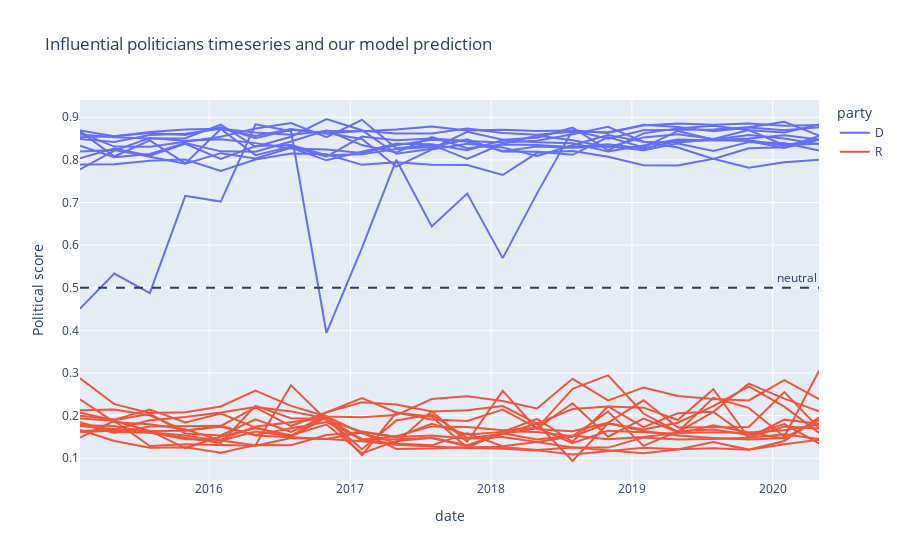

The code cell stored with this chart in its notebook:
### Code cell
#plotting
fig = px.line(df, x="date", y= 'prob_dem',hover_data=['speaker'],line_group = 'speaker',color='party',title='Influential politicians timeseries and our model prediction',labels = {'prob_dem' :'Political score'})
fig.add_hline(y = 0.5, line_dash = 'dash',annotation_text = 'neutral')
fig.show()
